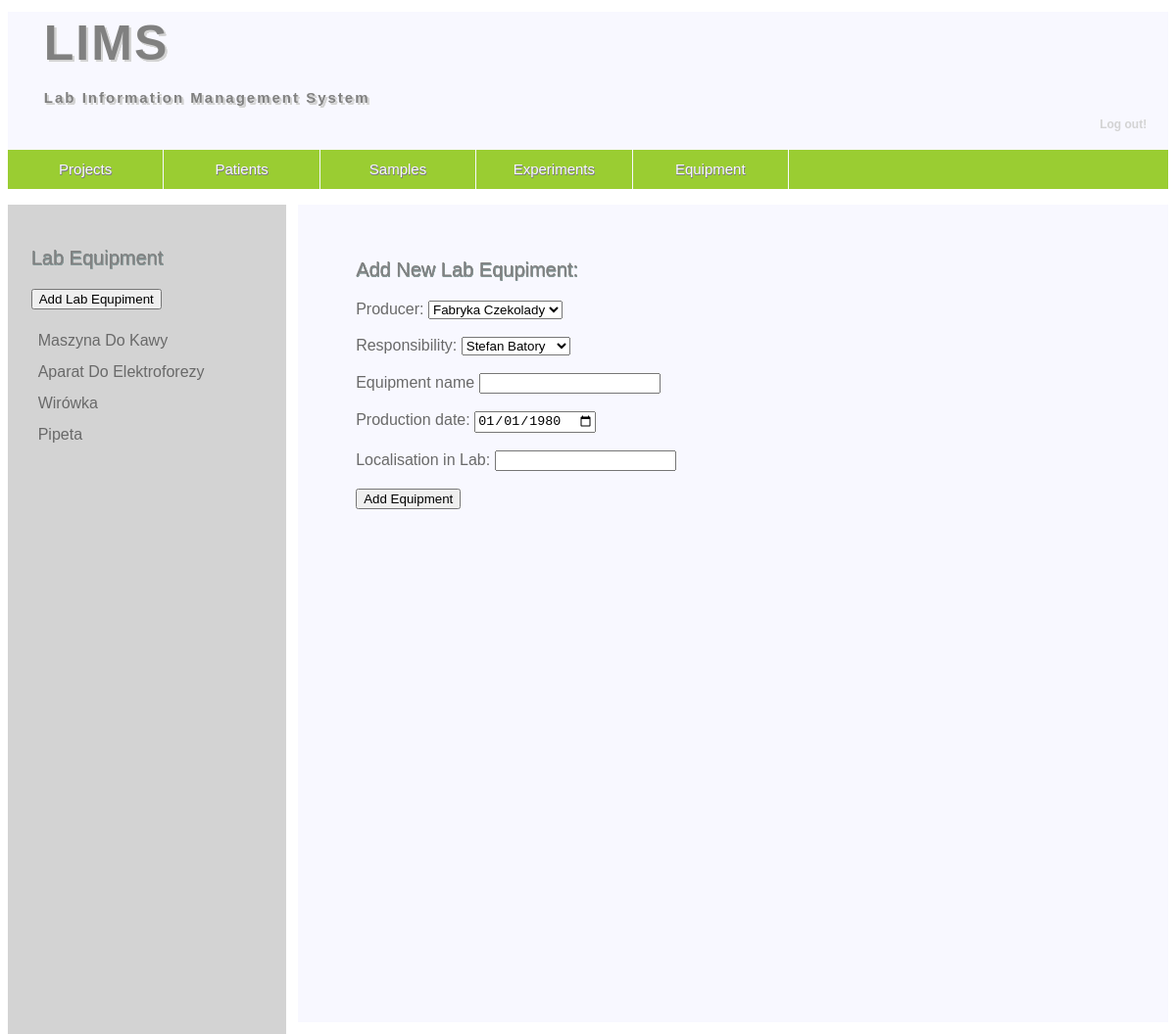
Screenshot of /PHP-scripts/one_addequipment.php (signed in) with the database file from the repository.
### tables this page shows
CREATE TABLE `lab_equipment` (
  `idlab_equipment` int(11) NOT NULL,
  `name` varchar(45) NOT NULL,
  `prod_date` date NOT NULL,
  `localisation` int(11) NOT NULL,
  `w_personal_data_id_personal_data` int(11) NOT NULL,
  `producer_idproducer` int(11) NOT NULL
);

### PHP-scripts/one_addequipment.php (the view, shortened to what this page needs)
<?php
	require_once 'connect.php';
	$conn = @new mysqli($servername, $username, $password, $dbname);
	mysqli_set_charset($conn, "utf8");
?>
 <!DOCTYPE html>
 <html>
 <head>
	<link rel="stylesheet" href="style.css" type="text/css" />
 </head>
 <body>
	<header>
		<h1 class="logo">LIMS</h1>
		<h4 class="logo">Lab Information Management System <p class="out"> <a href="logout.php">Log out!</a></p>
		</h4>
		<nav>
			<ul class="menu">
			<li><a href="projects.php">Projects</a></li>
			<?php
			if (isset($_SESSION['admin'])){
				echo "<li><a href='patients.php'>Patients</a></li>";
				echo "<li><a href='samples.php'>Samples</a></li>";}
			?>
			<li><a href="experiments.php">Experiments</a></li>
			<li><a href="equipment.php">Equipment</a></li>
			</ul>
		</nav>
	</header>
	<main>
        <section class="content">
		    <p class="content_title"> Lab Equipment </p>
            <a href="one_addequipment.php">
				<button>Add Lab Equpiment</button>
			</a>
            <ul class="titles">
			<?php
				$q = "SELECT idlab_equipment, name FROM lab_equipment";
				$result = $conn->query($q);
				while($row = mysqli_fetch_assoc($result))
				{
					echo "<li><a href='one_equipment.php?value_key=".$row['idlab_equipment']."'>".$row['name']."</a></li>";
				}
			?>
			</ul>
		</section>
        <section class="results">
				<p class="content_title"> Add New Lab Equpiment: </p>
		<form action="add_equipment.php" method="POST">
        	<?php
			class DropDown{
				public function getDropdownOptions($tableName, $valueColumn, $textColumn, $conn) {
					$query = "SELECT $valueColumn, $textColumn FROM $tableName;";
					$result = mysqli_query($conn,$query);
					$options = '';
					while ($row = $result->fetch_assoc()) {
						$value = $row[$valueColumn];
						$text = $row[$textColumn];
						$options .= "<option value='$value'>$text</option>";
					}
					return $options;
				}
			}
			$dropDown = new DropDown();
			$Prod = $dropDown -> getDropdownOptions("producer","idproducer",
			"name",$conn);
			$EmpName = $dropDown -> getDropdownOptions("w_personal_data","id_personal_data",
			'CONCAT(name," ",surname)',$conn);
			?>
			<label for="prodName">Producer:</label>
			<select name="prodName" id="prodName" required>
				<?php echo $Prod ?>
			</select><br><br>
			<label for="empName">Responsibility:</label>
			<select name="empName" id="empName" required>
				<?php echo $EmpName ?>
			</select><br><br>
            <label for="eqName">Equipment name</lable>
            <input type="text" name="eqName" id="eqName" required><br><br>
        	<label for="prodDate">Production date:</label>
        	<input type="date" name="prodDate" id="prodDate" value = "1980-01-01"/><br><br>
            <label for="locali"> Localisation in Lab:</label>
            <input type="number" name="locali" id="locali" min='0'><br><br>
        	<input type="submit" value="Add Equipment">
        </form>
        </section>
	</main>
 </body>
 </html>

### style/style.css (style rules this page uses)
header { font-family: Arial, Helvetica, sans-serif; width: 100%; margin-left: auto; margin-right: auto; background-color: ghostwhite; min-height: 15%; }
h1.logo { color: grey; padding: 3px 10px 3px 25px; margin: 1%; font-size: 50px; letter-spacing: 2px; text-shadow: 2px 2px 0.5px lightgrey, 2px 2px 0.5px lightgrey, 2px 2px 0.5px lightgrey, 2px 2px 0.5px lightgrey; }
h4.logo { color: grey; padding: 3px 10px 3px 25px; margin: 1%; font-size: 15px; letter-spacing: 2px; text-shadow: 2px 2px 0.5px lightgrey, 2px 2px 0.5px lightgrey, 2px 2px 0.5px lightgrey, 2px 2px 0.5px lightgrey; }
p.out { text-align: right; font-size: 12px; text-shadow: none; padding-bottom:0; margin-bottom:0; letter-spacing: 0; }
header a { color: lightgrey; text-decoration: none; }
nav { background-color: yellowgreen; }
.menu { padding-left: 0; list-style-type: none; background-color: yellowgreen; min-height: 40px; line-height: 250%; color: ghostwhite; text-shadow: 0.5px 0.5px 0px grey, 0.5px 0.5px 0px grey, 0.5px 0.5px 0px grey, 0.5px 0.5px 0px grey; }
.menu > li { font-size: 15px; text-align:center; float: left; padding-left: 20px; padding-right: 20px; border-right: 1px solid ghostwhite; width: 10%; }
.menu a { color: ghostwhite; text-decoration: none; }
main { font-family: Arial, Helvetica, sans-serif; width: 100%; margin: auto; margin-left: auto; margin-right: auto; min-height: 80%; }
.content { float: left; width: 20%; padding: 2%; background-color: lightgrey; color: dimgrey; min-height: 800px; margin: auto; margin-right: 1%; }
p.content_title { font-size: 20px; color: #808080; text-shadow: 0.5px 0.5px 0px #889999, 0.5px 0.5px 0px #889999, 0.5px 0.5px 0px #889999, 0.5px 0.5px 0px #889999; }
.titles { list-style-type: none; color: dimgrey; padding:0; }
.titles > li { color: #808080; width:80%; text-align: left; padding: 7px; }
.titles a { color: dimgrey; text-decoration: none; }
.results { background-color: ghostwhite; color: dimgrey; float: left; width: 62%; padding-left: 5%; padding-right: 8%; padding-top: 3%; min-height: 800px; margin:auto; overflow-x:auto; }

### rows the page displays
lab_equipment: name "Maszyna Do Kawy"
lab_equipment: name "Aparat Do Elektroforezy"
lab_equipment: name "Wirówka"
lab_equipment: name "Pipeta"

### other values shown
form field prodName "Fabryka Czekolady"
form field empName "Stefan Batory"
